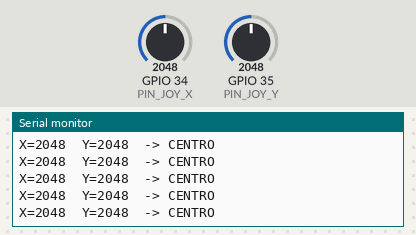
This sketch was run on a simulated ESP32. On the bench: the last lines printed to the serial monitor. Inputs (shaded band) come from the test bench; at power-on: GPIO 34 (PIN_JOY_X) = 2048, GPIO 35 (PIN_JOY_Y) = 2048.

Above: at 1.2 s.
1.3 s: GPIO 34 (PIN_JOY_X) set to 2928
At 1.56 s:
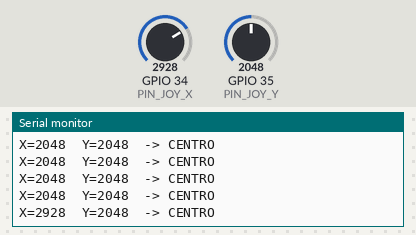
2.8 s: GPIO 34 (PIN_JOY_X) set to 3059
At 2.96 s:
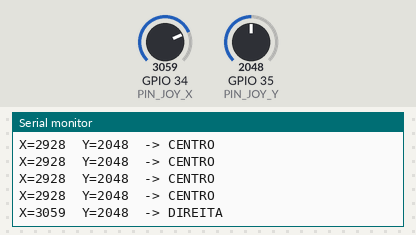
9.7 s: GPIO 34 (PIN_JOY_X) set to 1068
At 9.76 s:
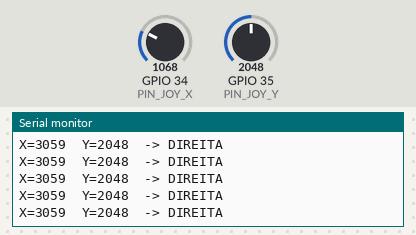
Timing chart, 0 to 12.7 s (numbered marks = the images above; inputs shaded):
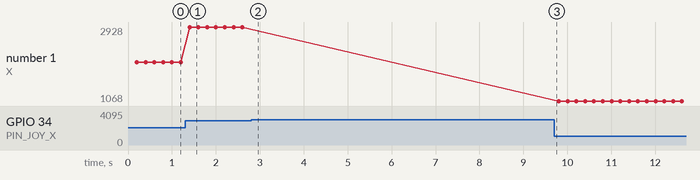

The sketch:

04_joystick.ino
```cpp
// TESTE 04 - Joystick analogico
// Ligacao: VRx -> GPIO 34, VRy -> GPIO 35, +5V/VCC do modulo -> 3V3 (NAO 5V!), GND -> GND.
// O ADC da ESP32 vai de 0 a 4095. Parado, o joystick deve ficar perto de ~1800-2000.
// Esperado: valores mudam ao mexer e a direcao aparece corretamente.
// Anote os valores parado / extremos no relatorio de testes.

#define PIN_JOY_X 34
#define PIN_JOY_Y 35

// Zona morta: valores perto do centro sao ignorados
#define LIMITE_BAIXO 1000
#define LIMITE_ALTO  3000

unsigned long ultimoPrint = 0;

void setup() {
  Serial.begin(115200);
  Serial.println("=== TESTE 04 - Joystick ===");
}

void loop() {
  if (millis() - ultimoPrint >= 200) {
    ultimoPrint = millis();
    int x = analogRead(PIN_JOY_X);
    int y = analogRead(PIN_JOY_Y);

    String direcao = "CENTRO";
    if (x < LIMITE_BAIXO) direcao = "ESQUERDA";
    else if (x > LIMITE_ALTO) direcao = "DIREITA";
    else if (y < LIMITE_BAIXO) direcao = "CIMA";
    else if (y > LIMITE_ALTO) direcao = "BAIXO";
    // Obs.: dependendo de como o modulo esta virado, os nomes podem
    // sair trocados. Isso e normal; a gente ajusta depois.

    Serial.print("X=");
    Serial.print(x);
    Serial.print("  Y=");
    Serial.print(y);
    Serial.print("  -> ");
    Serial.println(direcao);
  }
}
```

Measured:
- the behaviour switches between 3000 and 3001 on GPIO 34 (PIN_JOY_X) (found by bisection; images 1 and 2)
- after the input at 1.3 s, the serial monitor: prints a new line after 0.10 s (image 1)
- after the input at 2.8 s, the serial monitor: prints a new line at once (image 2)
- plotted number 1: 2048 → 2928 after the input at 1.3 s, 2928 → 1068 after the input at 9.7 s
